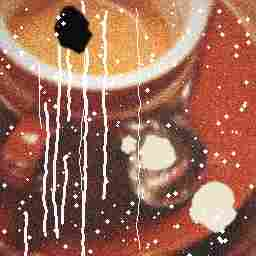
#> input picture photo_1.png, 256 x 256 px
$ python -i restore_image_classic.py   (imports and definitions only)
#> lines starting #> are read from the running program, lines starting #| are printed output that depends on the picture; after the words box and inside, x2 and y2 are one past the last pixel; in counts of white or black regions, pixels touching at a corner belong together
"""Classical (no GPU, no weights) photo restoration.

Pipeline: detect scratches/dust -> inpaint -> denoise -> restore tone/colour -> light sharpen.
It is the always-available engine in the UI and the baseline the diffusion
model must beat in `scripts/evaluate.py`.
"""
from __future__ import annotations
import numpy as np
import cv2

DEFAULTS = dict(sensitivity=0.5, denoise=10.0, tone=0.0, sharpen=0.0)


def detect_damage_mask(img_rgb: np.ndarray, sensitivity: float = 0.5) -> np.ndarray:
    """Thin bright/dark structures (scratches, hairs, dust). Returns uint8 0/255."""
#> called with sensitivity = 0.5
    g = cv2.cvtColor(img_rgb, cv2.COLOR_RGB2GRAY)
    g = cv2.GaussianBlur(g, (3, 3), 0).astype(np.float32)
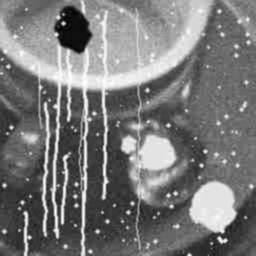
#> g: shape (256, 256) float32; min 3, max 254, mean 119.4
    resp = np.zeros_like(g)
    for k in [(15, 1), (1, 15), (7, 7)]:
        se = cv2.getStructuringElement(cv2.MORPH_RECT, k)
        white = g - cv2.morphologyEx(g, cv2.MORPH_OPEN, se)
        black = cv2.morphologyEx(g, cv2.MORPH_CLOSE, se) - g
        resp = np.maximum(resp, np.maximum(white, black))
#> this loop made 3 passes
#> pass 1, in detect_damage_mask, `black = cv2.morphologyEx(g, cv2.MORPH_CLOSE, se) - g`:
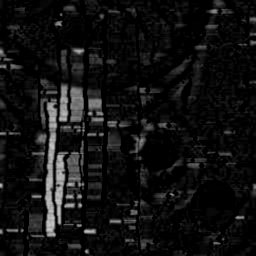
#> black: shape (256, 256) float32; min 0, max 199, mean 16.7
#> after the loop:
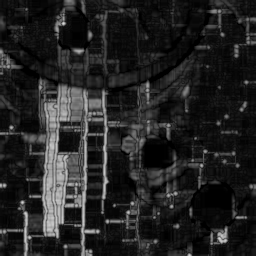
#> resp: shape (256, 256) float32; min 0, max 216, mean 35.2
#> after the loop:
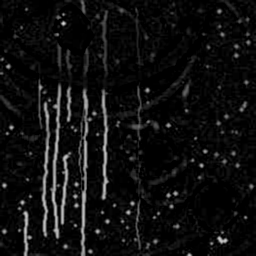
#> white: shape (256, 256) float32; min 0, max 216, mean 14.9
    thr = 110.0 - 70.0 * float(np.clip(sensitivity, 0, 1))         # 110 .. 40 grey levels (0.5 -> 75)
    m = (resp > thr).astype(np.uint8)
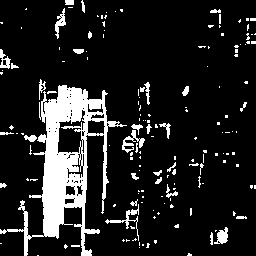
#> m: shape (256, 256); values 0 (black) and 1 (white), 13.2% white; 160 white regions (126 under 20 px), largest, box (x1, y1, x2, y2) and area: (0, 85, 127, 256) 6106, (105, 204, 139, 241) 187, (122, 130, 145, 153) 184
    n, lab, stats, _ = cv2.connectedComponentsWithStats(m, connectivity=8)
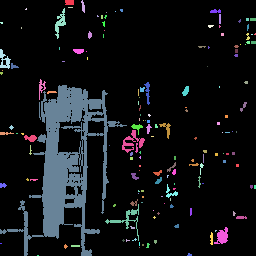
#> lab: shape (256, 256) int32; 161 distinct labels, from 0 to 160; one colour per label, 0 black
#> n = 161; stats = 161 rows, first 6: [0, 0, 256, 256, 56866], [65, 0, 9, 5, 44], [81, 0, 4, 13, 31], [68, 7, 5, 1, 5], [25, 8, 2, 2, 3], [55, 8, 11, 31, 134]
    keep = np.zeros_like(m)
    for i in range(1, n):
        if stats[i, cv2.CC_STAT_AREA] >= 3:
            keep[lab == i] = 1
    keep = cv2.dilate(keep, np.ones((3, 3), np.uint8), iterations=1)
#> keep: shape (256, 256); values 0 (black) and 1 (white), 21.1% white; 69 white regions (12 under 20 px), largest, box (x1, y1, x2, y2) and area: (0, 78, 128, 256) 8445, (104, 198, 151, 249) 626, (121, 123, 146, 161) 567
    return keep * 255


def restore_tone(img_rgb: np.ndarray, amount: float = 0.8) -> np.ndarray:
    """Undo fading and colour cast: per-channel percentile stretch blended with the input."""
    x = img_rgb.astype(np.float32)
    lo = np.percentile(x, 1, axis=(0, 1))
    hi = np.percentile(x, 99, axis=(0, 1))
    stretched = np.clip((x - lo) / np.maximum(hi - lo, 20.0) * 255, 0, 255)
    return np.clip((1 - amount) * x + amount * stretched, 0, 255).astype(np.uint8)


def restore_image(img_rgb: np.ndarray, user_mask: np.ndarray | None = None,
                  sensitivity: float = DEFAULTS["sensitivity"], denoise: float = DEFAULTS["denoise"],
                  tone: float = DEFAULTS["tone"], sharpen: float = DEFAULTS["sharpen"]):
    """Returns (restored_rgb, damage_mask). `user_mask`: uint8, >0 where the user painted damage."""
    img = np.ascontiguousarray(img_rgb[..., :3]).astype(np.uint8)
    mask = detect_damage_mask(img, sensitivity) if sensitivity > 0 else np.zeros(img.shape[:2], np.uint8)
    if user_mask is not None:
        um = (user_mask > 0).astype(np.uint8) * 255
        mask = np.maximum(mask, cv2.dilate(um, np.ones((3, 3), np.uint8)))
    bgr = img[..., ::-1].copy()
#> bgr is the input picture: shape (256, 256, 3); mean B, G, R 87, 106, 157.8
    if mask.any():
        bgr = cv2.inpaint(bgr, mask, 3, cv2.INPAINT_TELEA)
    if denoise > 0:
        bgr = cv2.fastNlMeansDenoisingColored(bgr, None, denoise, denoise, 5, 15)
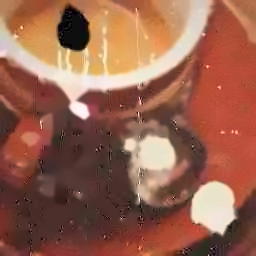
#> bgr: shape (256, 256, 3); mean B, G, R 78.3, 97.8, 151
    out = bgr[..., ::-1]
    if tone > 0:
        out = restore_tone(out, tone)
    if sharpen > 0:
        blur = cv2.GaussianBlur(out, (0, 0), 1.2)
        out = cv2.addWeighted(out, 1 + sharpen, blur, -sharpen, 0)
    return np.clip(out, 0, 255).astype(np.uint8), mask

>>> import cv2
>>> picture = cv2.cvtColor(cv2.imread('photo_1.png'), cv2.COLOR_BGR2RGB)
>>> result = restore_image(picture)

$ run again, on photo_2.png
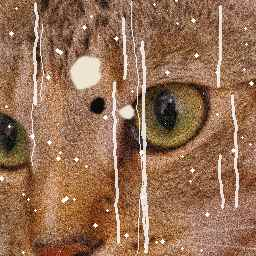
#> input picture photo_2.png, 256 x 256 px
#> m: shape (256, 256); values 0 (black) and 1 (white), 7% white; 153 white regions (133 under 20 px), largest, box (x1, y1, x2, y2) and area: (117, 41, 165, 253) 1236, (218, 106, 239, 208) 851, (106, 82, 124, 243) 429
#> in detect_damage_mask, `n, lab, stats, _ = cv2.connectedComponentsWithStats(m, connectivity=8)`:
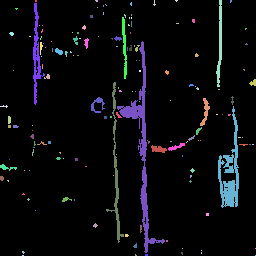
#> lab: shape (256, 256) int32; 154 distinct labels, from 0 to 153; one colour per label, 0 black
#> n = 154; stats = 154 rows, first 6: [0, 0, 256, 256, 60917], [35, 0, 2, 2, 4], [95, 0, 3, 2, 5], [153, 0, 3, 6, 8], [175, 0, 3, 2, 4], [216, 0, 6, 87, 255]
#> in restore_image, bgr is the input picture: shape (256, 256, 3); mean B, G, R 83.2, 110.4, 149.1
#> in restore_image, `bgr = cv2.fastNlMeansDenoisingColored(bgr, None, denoise, denoise, 5, ..`:
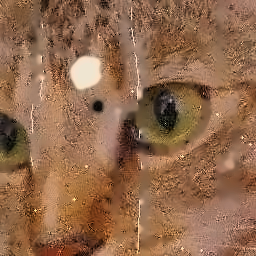
#> bgr: shape (256, 256, 3); mean B, G, R 75.8, 104.7, 145.3

$ run again, on photo_3.png
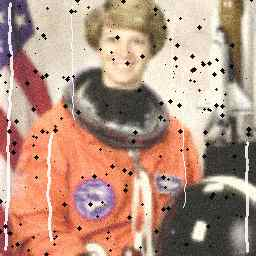
#> input picture photo_3.png, 256 x 256 px
#> m: shape (256, 256); values 0 (black) and 1 (white), 9.7% white; 195 white regions (141 under 20 px), largest, box (x1, y1, x2, y2) and area: (218, 141, 256, 192) 522, (3, 0, 32, 70) 482, (201, 58, 227, 119) 413
#> in detect_damage_mask, `n, lab, stats, _ = cv2.connectedComponentsWithStats(m, connectivity=8)`:
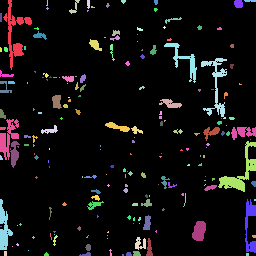
#> lab: shape (256, 256) int32; 196 distinct labels, from 0 to 195; one colour per label, 0 black
#> n = 196; stats = 196 rows, first 6: [0, 0, 256, 256, 59171], [3, 0, 29, 70, 482], [46, 0, 2, 6, 7], [69, 0, 11, 14, 47], [87, 0, 3, 9, 24], [121, 0, 5, 4, 14]
#> in restore_image, bgr is the input picture: shape (256, 256, 3); mean B, G, R 129.3, 147, 182.1
#> in restore_image, `bgr = cv2.fastNlMeansDenoisingColored(bgr, None, denoise, denoise, 5, ..`:
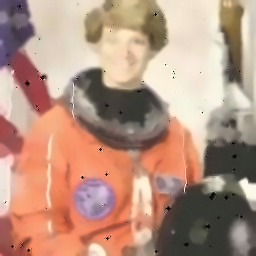
#> bgr: shape (256, 256, 3); mean B, G, R 128.5, 146.8, 182.8

$ run again, on photo_4.png
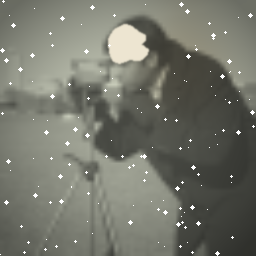
#> input picture photo_4.png, 256 x 256 px
#> m: shape (256, 256); values 0 (black) and 1 (white), 1.4% white in thin lines or dots
#> lab: shape (256, 256) int32; 91 distinct labels, from 0 to 90
#> n = 91; stats = 91 rows, first 6: [0, 0, 256, 256, 64649], [0, 0, 2, 2, 4], [3, 0, 1, 2, 2], [91, 0, 3, 5, 15], [180, 0, 3, 2, 6], [180, 3, 3, 3, 9]
#> in detect_damage_mask, `keep = cv2.dilate(keep, np.ones((3, 3), np.uint8), iterations=1)`:
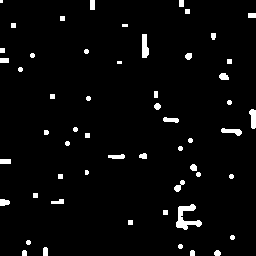
#> keep: shape (256, 256); values 0 (black) and 1 (white), 3.4% white; 55 white regions (4 under 20 px), largest, box (x1, y1, x2, y2) and area: (176, 204, 202, 230) 298, (142, 34, 149, 58) 136, (249, 109, 256, 129) 104
#> in restore_image, bgr is the input picture: shape (256, 256, 3); mean B, G, R 106.8, 117.1, 115.6
